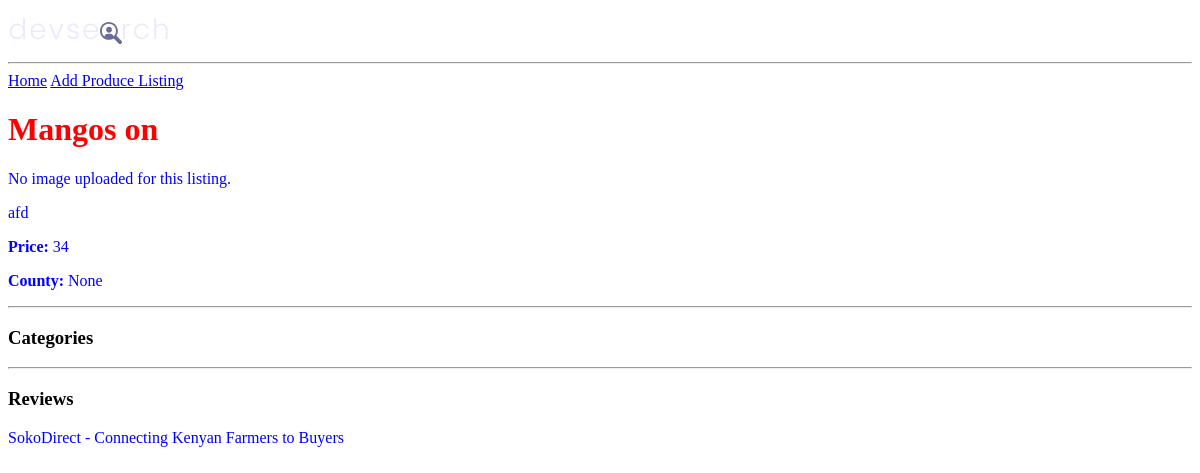
The app's page /product/cffdcc13-a3e6-4e0f-910e-20f09d0fc142/, older data.
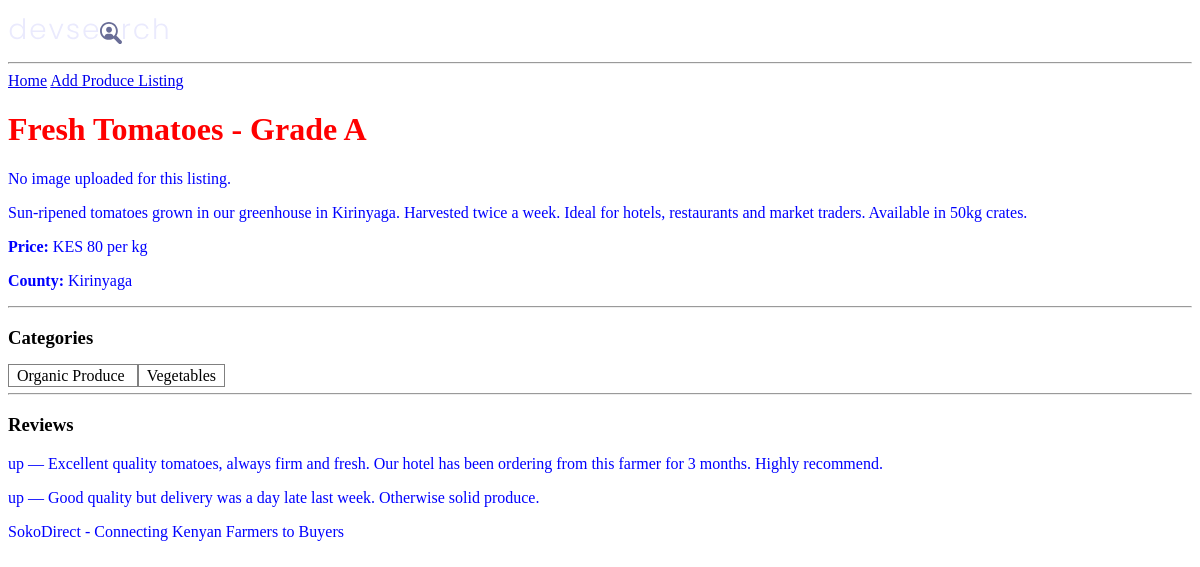
The same page, newer data.
### products/models.py (models this page shows, shortened)
class Product(models.Model):
    owner = models.ForeignKey(
        Profile, on_delete=models.SET_NULL,
        null=True, blank=True
    )
    county = models.ForeignKey(
        County, on_delete=models.SET_NULL,
        null=True, blank=True
    )
    title = models.CharField(max_length=200)
    description = models.TextField(null=True, blank=True)
    price = models.CharField(max_length=200, null=True, blank=True)
    quantity_available = models.CharField(max_length=200, null=True, blank=True)
    unit = models.CharField(max_length=50, null=True, blank=True)  # kg, bunch, piece
    featured_image = models.ImageField(
        null=True, blank=True,
        default='default.jpg',
        upload_to='products/' # saves to media/products/
    )
    contact_link = models.CharField(max_length=2000, null=True, blank=True)
    farm_link = models.CharField(max_length=2000, null=True, blank=True)
    categories = models.ManyToManyField(Category, blank=True)
    vote_total = models.IntegerField(default=0, null=True, blank=True)
    vote_ratio = models.IntegerField(default=0, null=True, blank=True)
    created = models.DateTimeField(auto_now_add=True)
    id = models.UUIDField(default=uuid.uuid4, unique=True,
                          primary_key=True, editable=False)

class County(models.Model):
    name = models.CharField(max_length=200)  # e.g. Nairobi, Mombasa, Nakuru
    created = models.DateTimeField(auto_now_add=True)
    id = models.UUIDField(default=uuid.uuid4, unique=True,
                          primary_key=True, editable=False)
    def __str__(self):
        return self.name
    class Meta:
        verbose_name_plural = 'Counties'

class Category(models.Model):
    name = models.CharField(max_length=200)  # e.g. Vegetables, Dairy
    created = models.DateTimeField(auto_now_add=True)
    id = models.UUIDField(default=uuid.uuid4, unique=True,
                          primary_key=True, editable=False)
    class Meta:
        verbose_name_plural = 'Categories'

class Review(models.Model):
    VOTE_TYPE = (
        ('up', 'Upvote'),
        ('down', 'Downvote'),
    )
    product = models.ForeignKey(
        Product, on_delete=models.CASCADE
    )
    body = models.TextField(null=True, blank=True)
    value = models.CharField(max_length=200, choices=VOTE_TYPE)
    created = models.DateTimeField(auto_now_add=True)
    id = models.UUIDField(default=uuid.uuid4, unique=True,
                          primary_key=True, editable=False)

### products/views.py (the view)
# urls.py: path('product/<str:pk>/', views.single_product, name='single-product'),
def single_product(request, pk):
    product = Product.objects.get(id=pk)
    reviews = product.review_set.all()    # all reviews for this product
    context = {'product': product, 'reviews': reviews}
    return render(request, 'products/single-product.html', context)

### products/templates/products/single-product.html
{% extends 'main.html' %}
{% block content %}
<h1>{{ product.title }}</h1>
{% if product.featured_image %}
    <img src="{{ product.featured_image.url }}"
         alt="{{ product.title }}"
         style="width:100%; max-width:500px; height:auto;">
{% else %}
    <p>No image uploaded for this listing.</p>
{% endif %}
<p>{{ product.description }}</p>
<p><strong>Price:</strong> {{ product.price }}</p>
<p><strong>County:</strong> {{ product.county }}</p>
<hr>
<h3>Categories</h3>
{% for category in product.categories.all %}
    <span style="border:1px solid gray;padding:2px 8px;">
        {{ category.name }}
    </span>
{% endfor %}
<hr>
<h3>Reviews</h3>
{% for review in reviews %}
    <p>{{ review.value }} — {{ review.body }}</p>
{% endfor %}
{% endblock content %}

### templates/main.html (shortened to what this page needs)
{% load static %}
<!DOCTYPE html>
<html>
<head>
    <link rel="stylesheet" href="{% static 'styles/main.css' %}">
</head>
<body>
    {% include 'navbar.html' %}
    {% block content %}
    {% endblock content %}
    <p>
     SokoDirect - Connecting Kenyan
     Farmers to Buyers
    </p>
</body>
</html>

### templates/navbar.html
{% load static %}
<img src="{% static 'images/logo.svg' %}" alt="SokoDirect Logo">
<hr>
<a href="{% url 'products' %}">Home</a>
<a href="{% url 'create-product' %}">Add Produce Listing</a>

### static/styles/main.css (style rules this page uses)
h1 { color: red; }
p { color: blue; }

Row changes from the older to the newer data that the page shows:
changed Product: title "Mangos on" → "Fresh Tomatoes - Grade A"; description "afd" → "Sun-ripened tomatoes grown in our greenhouse in Kirinyaga. Harvested twice a week. Ideal for hotels, restaurants and market traders. Available in 50kg crates."; price "34" → "KES 80 per kg"; county "None" → "Kirinyaga"
added Category: name "Organic Produce"
added Category: name "Vegetables"
added Review: value "up", body "Excellent quality tomatoes, always firm and fresh. Our hotel has been ordering from this farmer for 3 months. Highly recommend."
added Review: value "up", body "Good quality but delivery was a day late last week. Otherwise solid produce."
